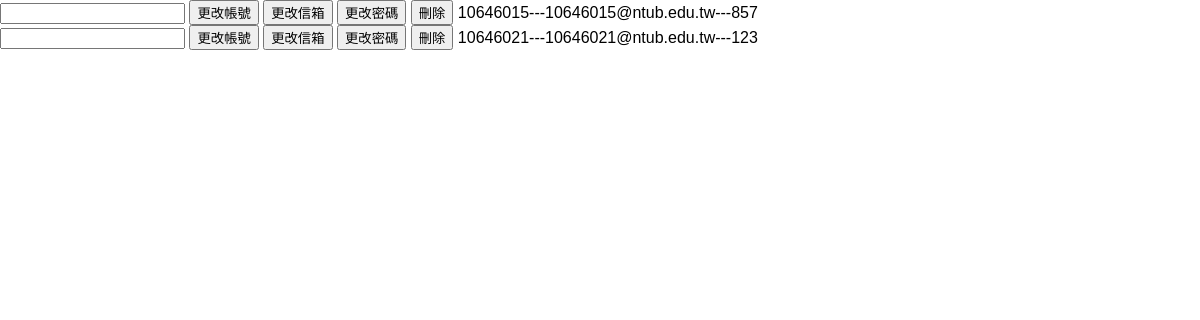
The page /manage on the database as committed earlier.
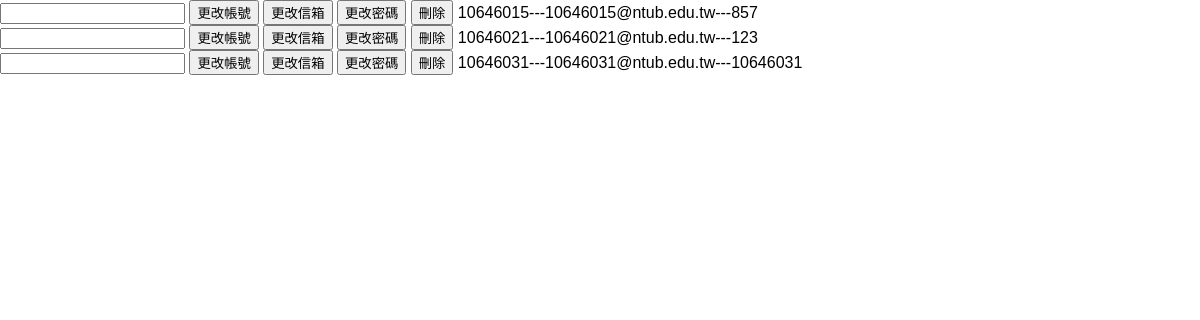
The same page on the database as committed later.
### tables this page shows
CREATE TABLE account (username CHAR (50) NOT NULL PRIMARY KEY, email CHAR (50) NOT NULL, password CHAR (50) NOT NULL);

### app.py (the view)
@app.route('/manage')
def manage():
    acc = getID.getAcc()
    return render_template('manage.html', acc = acc, n = len(acc))

### app.py (called while the page is built)
@login_manager.request_loader
def request_loader(request):
    uid = request.form.get('username')
    a = getID.checkLoginAccID(uid)
    if a == False:
        return
    user = User()
    user.id = uid
    a = getID.checkLoginAcc(uid, request.form['password'])
    user.is_authenticated = a
    return user

### getID.py (called while the page is built)
def checkLoginAccID(uid):
    conn = sqlite3.connect('stock.db')
    c =conn.cursor()
    c.execute("select * from account")
    for rows in c.fetchall():
        if uid == rows[0]:
            print("帳號存在")
            return True
    print("帳號不存在")
    return False

def getAcc():
    conn = sqlite3.connect('stock.db')
    c =conn.cursor()
    c.execute("select * from account")
    re = []
    for rows in c.fetchall():
        re.append(rows)
    return re

### templates/manage.html (shortened to what this page needs)
<!doctype html>
<html>
<head>
<link rel="stylesheet" href="http://code.jquery.com/ui/1.12.1/themes/base/jquery-ui.css">
<link href="{{ url_for('static', filename='css/main.css') }}" rel="stylesheet" type="text/css" />
</head>
<body>
    <div>
    {% for i in range(n) %}
    <input type="text" id="username{{acc[i][0]}}">
        <button onclick="alter('{{acc[i][0]}}', 0)">更改帳號</button>
        <button onclick="alter('{{acc[i][0]}}', 1)">更改信箱</button>
        <button onclick="alter('{{acc[i][0]}}', 2)">更改密碼</button>
        <button onclick="javascript:location.href='/deleteAcc/{{acc[i][0]}}'">刪除</button>
        <a>{{acc[i][0]}}---{{acc[i][1]}}---{{acc[i][2]}}</a><br>
    {% endfor %}
    </div>
</body>
</html>

### static/css/main.css (style rules this page uses)
html, body { font-family: 'Noto Sans TC', sans-serif; margin:0; background:rgb(255, 255, 255); width: 100vw; height: 300vh; }

Rows that differ between the two databases and show on the page:
added account: username "10646031", email "10646031@ntub.edu.tw", password "10646031"
Other text that changed with them:
new list line: " 更改帳號 更改信箱 更改密碼 刪除 --- ---"
